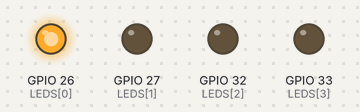
A sketch run on a simulated ESP32. Shown: output pins drawn as LEDs (lit = HIGH).

Above: at 0.2 s.
At 1.2 s:
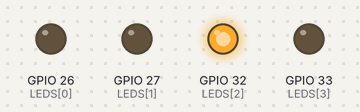
At 2.7 s:
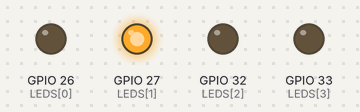
At 3.7 s:
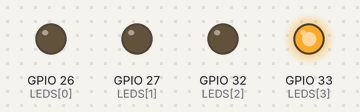
Timing chart, 0 to 4.6 s (numbered marks = the images above):
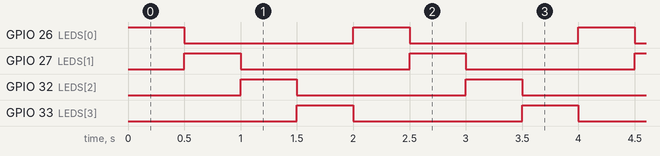

Measured:
- by itself, GPIO 26 (LEDS[0]), GPIO 27 (LEDS[1]), GPIO 32 (LEDS[2]), GPIO 33 (LEDS[3]): alternates HIGH for 0.50 s and LOW for 1.5 s
- by itself, everything shown: repeats every 2.0 s, in 4 steps

The sketch:

4LedsBlinkUltra.ino
```cpp
const int LEDS[4] = {26, 27, 32, 33};

void setup() {
  for (int i = 0; i < 4; i++) {
    pinMode(LEDS[i], OUTPUT);
  }
}

void loop() {
  for (int i = 0; i < 4; i++) {
    digitalWrite(LEDS[i], HIGH);
    if (i == 0) {
      digitalWrite(LEDS[3], LOW);
    } else {
      digitalWrite(LEDS[i-1], LOW);
    }
    delay(500);
  }
}
```
